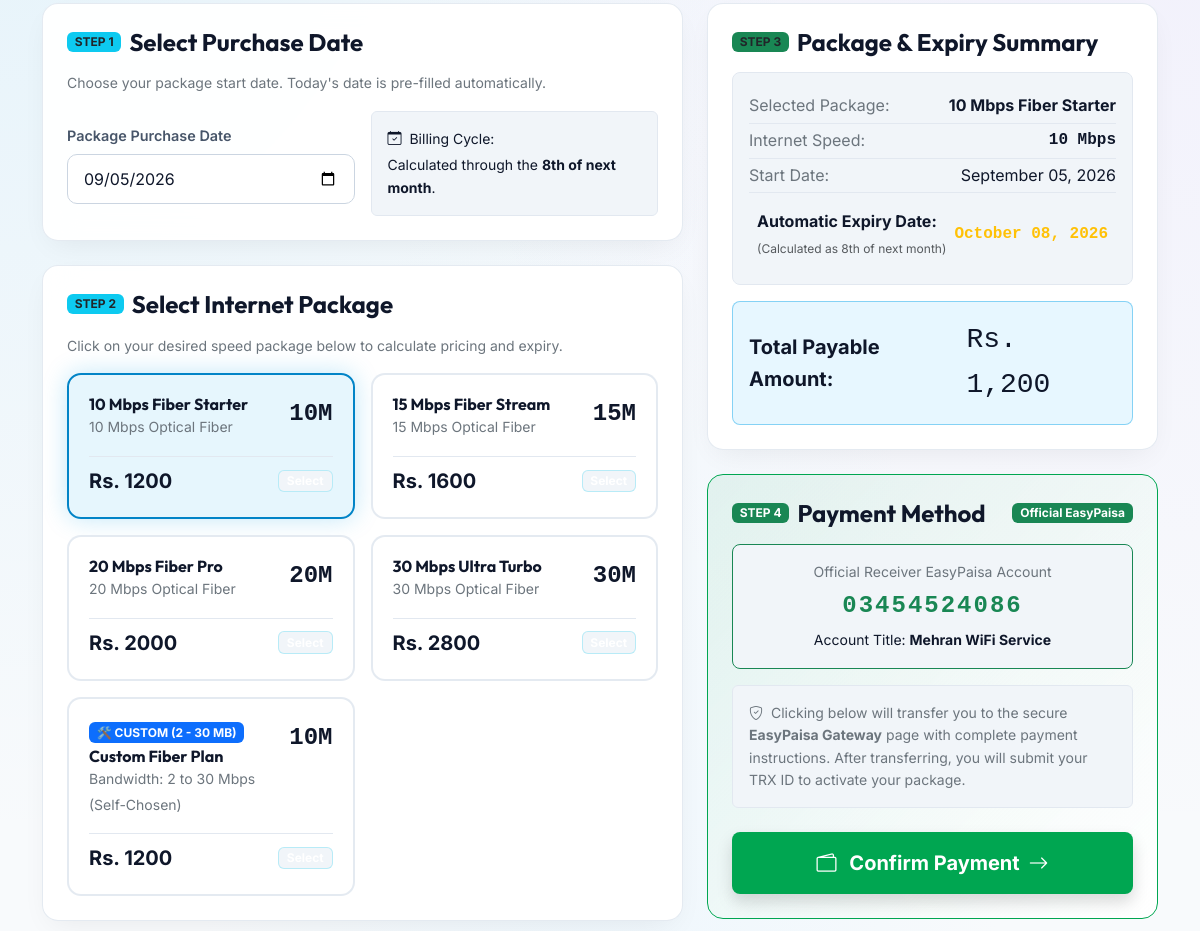
Before: /packages/order/ (signed in, middle part) with the older database file.
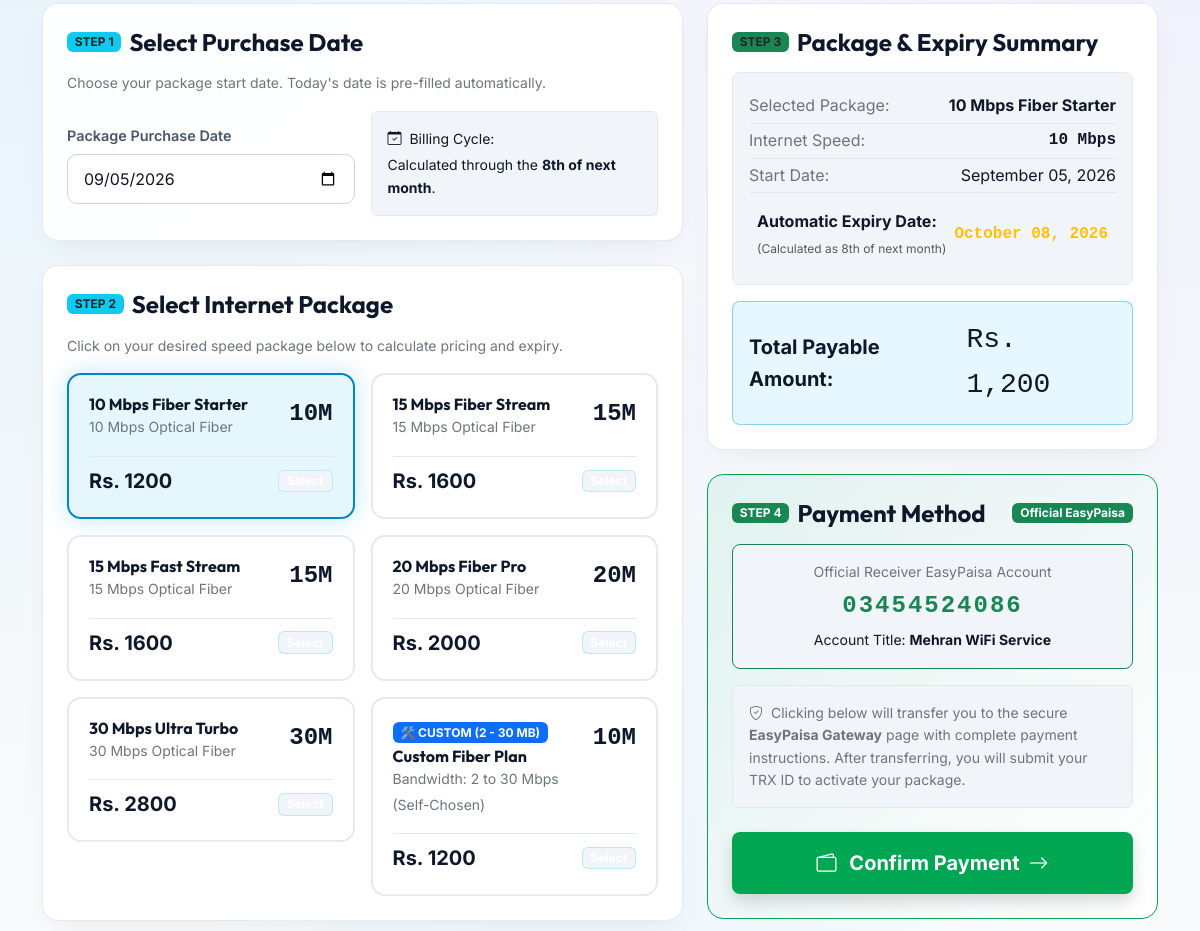
After: the same page with the newer database file.
### apps/packages/models.py (models this page shows, shortened)
class InternetPackage(models.Model):
    name = models.CharField(max_length=100, help_text="e.g. 20 Mbps Fiber Pro")
    speed_mbps = models.PositiveIntegerField(help_text="Speed in Mbps / MB")
    price = models.DecimalField(max_digits=10, decimal_places=2, help_text="Price in PKR")
    description = models.TextField(help_text="Short description of the package")
    features = models.TextField(
        blank=True,
        help_text="Enter features separated by newlines (e.g. Unlimited Data, Zero Buffer 4K Streaming, 24/7 Fiber Support)"
    )
    is_featured = models.BooleanField(default=False, help_text="Highlight as Best Value / Most Popular")
    is_custom = models.BooleanField(default=False, help_text="Customizable package (2 to 30 Mbps)")
    is_active = models.BooleanField(default=True, help_text="Available for purchase on website")
    display_order = models.PositiveIntegerField(default=0, help_text="Display sorting order")
    created_at = models.DateTimeField(auto_now_add=True)
    updated_at = models.DateTimeField(auto_now=True)
    class Meta:
        ordering = ['display_order', 'speed_mbps']

### apps/packages/views.py (the view, shortened to what this page needs)
# urls.py: path('order/', views.order_package_wizard_view, name='order_package'),
@login_required
def order_package_wizard_view(request):
    packages = InternetPackage.objects.filter(is_active=True).order_by('display_order', 'speed_mbps')
    selected_pkg_id = request.GET.get('package_id')
    preselected_package = None
    if selected_pkg_id:
        preselected_package = packages.filter(id=selected_pkg_id).first()
    preselected_custom_speed = 10
    if request.GET.get('custom_speed'):
        try:
            preselected_custom_speed = max(2, min(30, int(request.GET.get('custom_speed'))))
        except (ValueError, TypeError):
            preselected_custom_speed = 10
    preselected_custom_price = calculate_custom_price(preselected_custom_speed)
    initial_pkg = preselected_package or (packages.first() if packages.exists() else None)
    initial_is_custom = initial_pkg.is_custom if initial_pkg else False
    initial_name = f"Custom {preselected_custom_speed} Mbps Fiber Plan" if initial_is_custom else (initial_pkg.name if initial_pkg else '')
    initial_speed = preselected_custom_speed if initial_is_custom else (initial_pkg.speed_mbps if initial_pkg else 0)
    initial_price = preselected_custom_price if initial_is_custom else (initial_pkg.price if initial_pkg else 0)
    today_str = datetime.date.today().strftime('%Y-%m-%d')
    default_expiry = calculate_expiry_date(datetime.date.today()).strftime('%Y-%m-%d')
    default_expiry_formatted = calculate_expiry_date(datetime.date.today()).strftime('%B 08, %Y')
    context = {
        'packages': packages,
        'preselected_package': preselected_package,
        'preselected_custom_speed': preselected_custom_speed,
        'preselected_custom_price': preselected_custom_price,
        'initial_pkg': initial_pkg,
        'initial_is_custom': initial_is_custom,
        'initial_name': initial_name,
        'initial_speed': initial_speed,
        'initial_price': initial_price,
        'today_str': today_str,
        'default_expiry': default_expiry,
        'default_expiry_formatted': default_expiry_formatted,
    }
    return render(request, 'packages/select_package.html', context)

### apps/packages/models.py (called while the page is built)
def calculate_expiry_date(purchase_date):
    if isinstance(purchase_date, datetime.datetime):
        purchase_date = purchase_date.date()
    if purchase_date.month == 12:
        next_year = purchase_date.year + 1
        next_month = 1
    else:
        next_year = purchase_date.year
        next_month = purchase_date.month + 1
    return datetime.date(next_year, next_month, 8)

def calculate_custom_price(speed_mbps):
    speed = max(2, min(30, int(speed_mbps)))
    return Decimal(400 + (speed * 80))

### templates/packages/select_package.html (shortened to what this page needs)
{% extends 'base.html' %}
{% load static %}
{% block content %}
<div class="container py-5">
  <form method="POST" action="{% url 'order_package' %}" enctype="multipart/form-data" id="package-order-form">
    <div class="row g-4">
      <div class="col-lg-7">
        <div class="glass-panel p-4 mb-4">
          <div class="d-flex align-items-center gap-2 mb-3">
            <span class="badge bg-info text-dark fw-bold">STEP 1</span>
            <h4 class="text-light fw-bold mb-0">Select Purchase Date</h4>
          </div>
          <p class="text-secondary small mb-3">
            Choose your package start date. Today's date is pre-filled automatically.
          </p>
          <div class="row align-items-center g-3">
            <div class="col-md-6">
              <label class="form-label">Package Purchase Date</label>
              <input type="date" name="purchase_date" id="wizard-purchase-date" class="form-control" value="{{ today_str }}" required>
            </div>
            <div class="col-md-6">
              <div class="p-3 rounded-2 bg-dark border border-secondary border-opacity-25 small">
                <i class="bi bi-calendar-check text-cyan me-1"></i> Billing Cycle:
                <div class="text-light mt-1">Calculated through the <b>8th of next month</b>.</div>
              </div>
            </div>
          </div>
        </div>
        <div class="glass-panel p-4">
          <div class="d-flex align-items-center gap-2 mb-3">
            <span class="badge bg-info text-dark fw-bold">STEP 2</span>
            <h4 class="text-light fw-bold mb-0">Select Internet Package</h4>
          </div>
          <p class="text-secondary small mb-3">
            Click on your desired speed package below to calculate pricing and expiry.
          </p>
          <div class="row g-3">
            {% for pkg in packages %}
              <div class="col-md-6">
                <div class="selectable-pkg-card {% if preselected_package and preselected_package.id == pkg.id %}selected{% elif not preselected_package and forloop.first %}selected{% endif %}"
                     data-id="{{ pkg.id }}"
                     data-name="{{ pkg.name }}"
                     data-speed="{{ pkg.speed_mbps }}"
                     data-price="{{ pkg.price }}"
                     data-is-custom="{{ pkg.is_custom|yesno:'true,false' }}">
                  <div class="d-flex justify-content-between align-items-start mb-2">
                    <div>
                      {% if pkg.is_custom %}
                        <span class="badge bg-primary text-white mb-1">🛠️ CUSTOM (2 - 30 MB)</span>
                        <h6 class="text-light fw-bold mb-0">Custom Fiber Plan</h6>
                        <small class="text-secondary">Bandwidth: 2 to 30 Mbps (Self-Chosen)</small>
                      {% else %}
                        <h6 class="text-light fw-bold mb-0">{{ pkg.name }}</h6>
                        <small class="text-secondary">{{ pkg.speed_mbps }} Mbps Optical Fiber</small>
                      {% endif %}
                    </div>
                    {% if pkg.is_custom %}
                      <span class="fs-4 font-monospace text-cyan fw-bold" id="card-custom-speed-badge">{{ preselected_custom_speed }}M</span>
                    {% else %}
                      <span class="fs-4 font-monospace text-cyan fw-bold">{{ pkg.speed_mbps }}M</span>
                    {% endif %}
                  </div>
                  <div class="d-flex justify-content-between align-items-center mt-3 pt-2 border-top border-secondary border-opacity-25">
                    {% if pkg.is_custom %}
                      <span class="text-light fw-bold fs-5" id="card-custom-price-badge">Rs. {{ preselected_custom_price|floatformat:0 }}</span>
                    {% else %}
                      <span class="text-light fw-bold fs-5">Rs. {{ pkg.price|floatformat:0 }}</span>
                    {% endif %}
                    <span class="badge bg-dark text-cyan border border-info border-opacity-25">Select</span>
                  </div>
                </div>
              </div>
            {% endfor %}
          </div>
        </div>
      </div>
      <div class="col-lg-5">
        <div class="glass-panel p-4 mb-4 border-cyan" id="wizard-step-3">
          <div class="d-flex align-items-center gap-2 mb-3">
            <span class="badge bg-success text-dark fw-bold">STEP 3</span>
            <h4 class="text-light fw-bold mb-0">Package & Expiry Summary</h4>
          </div>
          <div class="p-3 rounded-3 bg-dark bg-opacity-75 border border-secondary border-opacity-25 mb-3">
            <div class="d-flex justify-content-between py-1 border-bottom border-secondary border-opacity-25">
              <span class="text-secondary">Selected Package:</span>
              <span class="text-light fw-bold" id="summary-pkg-name">
              </span>
            </div>
            <div class="d-flex justify-content-between py-1 border-bottom border-secondary border-opacity-25">
              <span class="text-secondary">Internet Speed:</span>
              <span class="text-cyan fw-bold font-monospace" id="summary-speed">
              </span>
            </div>
            <div class="d-flex justify-content-between py-1 border-bottom border-secondary border-opacity-25">
              <span class="text-secondary">Start Date:</span>
              <span class="text-light" id="summary-start-date">{{ today_str }}</span>
            </div>
            <div class="d-flex justify-content-between py-2 align-items-center bg-cyan bg-opacity-10 px-2 rounded-2 mt-2">
              <div>
                <span class="text-cyan fw-bold d-block">Automatic Expiry Date:</span>
                <small class="text-muted" style="font-size: 0.75rem;">(Calculated as 8th of next month)</small>
              </div>
              <span class="text-warning fw-bold fs-6 font-monospace" id="summary-expiry-date">{{ default_expiry_formatted }}</span>
            </div>
          </div>
          <div class="d-flex justify-content-between align-items-center p-3 rounded-3" style="background: rgba(56, 189, 248, 0.12); border: 1.5px solid var(--border-cyan);">
            <span class="text-light fw-bold fs-5">Total Payable Amount:</span>
            <span class="text-cyan fw-black fs-3 font-monospace" id="summary-price">
            </span>
          </div>
        </div>
        <div class="easypaisa-box p-4">
          <div class="d-flex align-items-center justify-content-between mb-3">
            <div class="d-flex align-items-center gap-2">
              <span class="badge bg-success text-white fw-bold">STEP 4</span>
              <h4 class="text-light fw-bold mb-0">Payment Method</h4>
            </div>
            <span class="badge bg-success text-white px-2 py-1">Official EasyPaisa</span>
          </div>
          <div class="p-3 rounded-3 bg-dark border border-success mb-3 text-center">
            <small class="text-secondary d-block mb-1">Official Receiver EasyPaisa Account</small>
            <div class="easypaisa-number-display mb-1 text-success fw-bold font-monospace fs-4">03454524086</div>
            <div class="text-light small">Account Title: <b>Mehran WiFi Service</b></div>
          </div>
          <div class="alert alert-dark bg-dark bg-opacity-75 border-secondary border-opacity-25 text-secondary small mb-4">
            <i class="bi bi-shield-check text-cyan me-1"></i>
            Clicking below will transfer you to the secure <b>EasyPaisa Gateway</b> page with complete payment instructions. After transferring, you will submit your TRX ID to activate your package.
          </div>
          <button type="submit" class="btn btn-easypaisa w-100 py-3 fs-5 shadow">
            <i class="bi bi-wallet2 me-2"></i> Confirm Payment <i class="bi bi-arrow-right ms-1"></i>
          </button>
        </div>
      </div>
    </div>
  </form>
</div>
{% endblock %}

### templates/base.html (shortened to what this page needs)
{% load static %}
<!DOCTYPE html>
<html lang="en">
<head>
  <link href="https://cdn.jsdelivr.net/npm/bootstrap@5.3.2/dist/css/bootstrap.min.css" rel="stylesheet">
  <link rel="stylesheet" href="https://cdn.jsdelivr.net/npm/bootstrap-icons@1.11.3/font/bootstrap-icons.min.css">
  <link rel="stylesheet" href="{% static 'css/animations.css' %}">
  <link rel="stylesheet" href="{% static 'css/style.css' %}">
</head>
<body>
  <main class="flex-grow-1">
    {% block content %}{% endblock %}
  </main>
</body>
</html>

### static/css/style.css (style rules this page uses)
:root, [data-theme="light"] { --theme-mode: 'light'; --bg-primary: #F8FAFC; --bg-secondary: #FFFFFF; --bg-card: rgba(255, 255, 255, 0.95); --bg-card-hover: #FFFFFF; --border-glass: rgba(226, 232, 240, 0.9); --border-cyan: rgba(14, 165, 233, 0.45); --border-purple: rgba(139, 92, 246, 0.4); --neon-cyan: #0284C7; --cyan-400: #0284C7; --cyan-500: #0369A1; --neon-purple: #7C3AED; --purple-400: #6D28D9; --neon-pink: #DB2777; --active-green: #059669; --active-green-light: #10B981; --warning-amber: #D97706; --danger-red: #DC2626; --text-primary: #0F172A; --text-secondary: #475569; --text-muted: #64748B; --navbar-bg: rgba(255, 255, 255, 0.92); --navbar-border: rgba(226, 232, 240, 0.95); --navbar-shadow: 0 4px 20px rgba(0, 0, 0, 0.05); --grad-cyan-blue: linear-gradient(135deg, #0284C7 0%, #0EA5E9 50%, #4F46E5 100%); --grad-purple-pink: linear-gradient(135deg, #7C3AED 0%, #DB2777 100%); --grad-active: linear-gradient(135deg, #059669 0%, #10B981 100%); --grad-dark-mesh: radial-gradient(at 0% 0%, rgba(14, 165, 233, 0.1) 0px, transparent 50%), radial-gradient(at 100% 0%, rgba(139, 92, 246, 0.08) 0px, transparent 50%), radial-gradient(at 50% 100%, rgba(224, 242, 254, 0.5) 0px, transparent 50%); --font-heading: 'Outfit', -apple-system, sans-serif; --font-body: 'Inter', -apple-system, sans-serif; --font-mono: 'Space Grotesk', monospace; }
* { margin: 0; padding: 0; box-sizing: border-box; }
body { background-color: var(--bg-primary); color: var(--text-primary); font-family: var(--font-body); line-height: 1.6; overflow-x: hidden; background-image: var(--grad-dark-mesh); background-attachment: fixed; min-height: 100vh; display: flex; flex-direction: column; transition: background-color 0.3s ease, color 0.3s ease; }
h1, h2, h3, h4, h5, h6, .brand-font { font-family: var(--font-heading); font-weight: 700; color: var(--text-primary); transition: color 0.3s ease; }
.btn-easypaisa { background: #00A651; color: #FFFFFF !important; font-weight: 700; border: none; border-radius: 8px; padding: 0.5rem 1.2rem; box-shadow: 0 4px 15px rgba(0, 166, 81, 0.3); transition: all 0.25s ease; }
.glass-panel { background: var(--bg-card); backdrop-filter: blur(16px); -webkit-backdrop-filter: blur(16px); border: 1px solid var(--border-glass); border-radius: 16px; padding: 1.75rem; transition: all 0.3s cubic-bezier(0.16, 1, 0.3, 1); box-shadow: 0 10px 30px -10px rgba(0, 0, 0, 0.08); position: relative; overflow: hidden; }
.selectable-pkg-card { cursor: pointer; border: 2px solid var(--border-glass); background: var(--bg-secondary); border-radius: 14px; padding: 1.25rem; transition: all 0.25s ease; }
.selectable-pkg-card.selected { border-color: var(--cyan-400); background: rgba(14, 165, 233, 0.1); box-shadow: 0 0 25px rgba(14, 165, 233, 0.25); }
.easypaisa-box { background: linear-gradient(135deg, rgba(0, 166, 81, 0.08) 0%, var(--bg-card) 100%); border: 1.5px solid #00A651; border-radius: 16px; padding: 1.75rem; }
.easypaisa-number-display { font-family: var(--font-mono); font-size: 2rem; font-weight: 800; letter-spacing: 2px; color: #00A651; }
.form-control, .form-select { background: #FFFFFF !important; border: 1px solid #CBD5E1 !important; color: #0F172A !important; border-radius: 10px !important; padding: 0.75rem 1rem !important; transition: all 0.25s ease !important; }
.form-label { color: var(--text-secondary); font-weight: 600; font-size: 0.9rem; margin-bottom: 0.4rem; }
[data-theme="light"] .text-light { color: #0F172A !important; }
[data-theme="light"] .bg-dark { background-color: #F1F5F9 !important; }
[data-theme="light"] .border-secondary { border-color: #E2E8F0 !important; }

Changed rows visible on the page:
added InternetPackage: name "15 Mbps Fast Stream", speed_mbps "15", price "1600"
